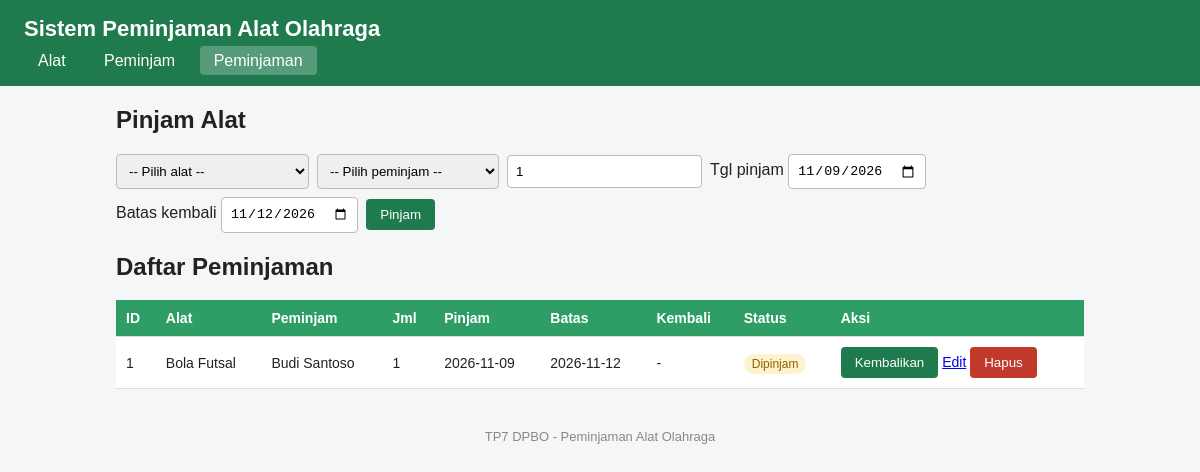
The app's page /index.php?page=loans with its own data.
### tables this page shows
CREATE TABLE loans (
    id INT AUTO_INCREMENT PRIMARY KEY,
    equipment_id INT NOT NULL,
    borrower_id INT NOT NULL,
    quantity INT NOT NULL DEFAULT 1,
    loan_date DATE NOT NULL,
    due_date DATE NOT NULL,
    return_date DATE NULL,
    status ENUM('borrowed','returned') NOT NULL DEFAULT 'borrowed',
    FOREIGN KEY (equipment_id) REFERENCES equipment(id),
    FOREIGN KEY (borrower_id) REFERENCES borrowers(id)
);

CREATE TABLE equipment (
    id INT AUTO_INCREMENT PRIMARY KEY,
    name VARCHAR(100) NOT NULL,
    category VARCHAR(50) NOT NULL,
    stock INT NOT NULL DEFAULT 0
);

CREATE TABLE borrowers (
    id INT AUTO_INCREMENT PRIMARY KEY,
    name VARCHAR(100) NOT NULL,
    nim VARCHAR(20) NOT NULL UNIQUE,
    phone VARCHAR(15)
);

### index.php (called while the page is built, shortened)
<?php
require_once 'class/Loan.php';
$db = (new Database())->getConnection();
$loan      = new Loan($db);
$page = $_GET['page'] ?? 'equipment';
$editData = null;
include 'view/header.php';
include 'view/' . $page . '.php';
include 'view/footer.php';

### class/Loan.php (called while the page is built, shortened)
<?php
class Loan
{
    private $db;
    public function __construct($db)
    {
        $this->db = $db;
    }
    public function getAllLoans() {
        $stmt = $this->db->prepare(
            "SELECT l.*, e.name AS equipment_name, b.name AS borrower_name
             FROM loans l
             JOIN equipment e ON l.equipment_id = e.id
             JOIN borrowers b ON l.borrower_id = b.id
             ORDER BY l.id DESC"
        );
        $stmt->execute();
        return $stmt->fetchAll();
    }
}

### view/loans.php (the view, shortened to what this page needs)
<?php
$borrowerList = $borrower->getAllBorrowers();
?>
<?php if ($editData): ?>
<h2>Edit Peminjaman #<?= e($editData['id']) ?></h2>
<p class="note">Jumlah &amp; alat tidak bisa diubah agar stok tetap konsisten. Hapus lalu buat ulang jika salah.</p>
<form method="post" action="index.php?page=loans">
    <input type="hidden" name="action" value="update_loan">
    <input type="hidden" name="id" value="<?= e($editData['id']) ?>">
    <select name="borrower_id" required>
        <?php foreach ($borrowerList as $b): ?>
        <option value="<?= e($b['id']) ?>" <?= $b['id'] == $editData['borrower_id'] ? 'selected' : '' ?>><?= e($b['name']) ?> (<?= e($b['nim']) ?>)</option>
        <?php endforeach; ?>
    </select>
    <label>Batas kembali <input type="date" name="due_date" required value="<?= e($editData['due_date']) ?>"></label>
    <button type="submit">Update</button>
    <a href="index.php?page=loans" class="btn-cancel">Batal</a>
</form>
<?php else: ?>
<h2>Pinjam Alat</h2>
<form method="post" action="index.php?page=loans">
    <select name="equipment_id" required>
        <option value="">-- Pilih alat --</option>
    </select>
    <select name="borrower_id" required>
        <option value="">-- Pilih peminjam --</option>
    </select>
    <input type="number" name="quantity" min="1" value="1" required>
    <label>Tgl pinjam <input type="date" name="loan_date" required value="<?= date('Y-m-d') ?>"></label>
    <label>Batas kembali <input type="date" name="due_date" required value="<?= date('Y-m-d', strtotime('+3 days')) ?>"></label>
    <button type="submit">Pinjam</button>
</form>
<?php endif; ?>
<h2>Daftar Peminjaman</h2>
<table>
    <tr><th>ID</th><th>Alat</th><th>Peminjam</th><th>Jml</th><th>Pinjam</th><th>Batas</th><th>Kembali</th><th>Status</th><th>Aksi</th></tr>
    <?php foreach ($loan->getAllLoans() as $row): ?>
    <tr>
        <td><?= e($row['id']) ?></td>
        <td><?= e($row['equipment_name']) ?></td>
        <td><?= e($row['borrower_name']) ?></td>
        <td><?= e($row['quantity']) ?></td>
        <td><?= e($row['loan_date']) ?></td>
        <td><?= e($row['due_date']) ?></td>
        <td><?= e($row['return_date'] ?? '-') ?></td>
        <td><span class="badge <?= e($row['status']) ?>"><?= $row['status'] === 'borrowed' ? 'Dipinjam' : 'Dikembalikan' ?></span></td>
        <td>
            <?php if ($row['status'] === 'borrowed'): ?>
            <form method="post" action="index.php?page=loans" class="inline">
                <button type="submit">Kembalikan</button>
            </form>
            <?php endif; ?>
            <a href="index.php?page=loans&edit=<?= e($row['id']) ?>">Edit</a>
            <form method="post" action="index.php?page=loans" class="inline" onsubmit="return confirm('Hapus data peminjaman ini?')">
                <button type="submit" class="danger">Hapus</button>
            </form>
        </td>
    </tr>
    <?php endforeach; ?>
</table>

### style.css (style rules this page uses)
* { box-sizing: border-box; }
body { font-family: Arial, sans-serif; margin: 0; background: #f4f6f8; color: #222; }
form { margin-bottom: 20px; display: flex; flex-wrap: wrap; gap: 8px; align-items: center; }
form.inline { display: inline; margin: 0; }
input, select { padding: 8px; border: 1px solid #bbb; border-radius: 4px; }
button { padding: 8px 14px; background: #1f7a4d; color: #fff; border: 0; border-radius: 4px; cursor: pointer; }
button.danger { background: #c0392b; }
table { width: 100%; border-collapse: collapse; background: #fff; }
th, td { padding: 10px; border-bottom: 1px solid #ddd; text-align: left; font-size: 14px; }
th { background: #2e9e66; color: #fff; }
.badge { padding: 3px 8px; border-radius: 10px; font-size: 12px; }
.badge.borrowed { background: #fff3cd; color: #856404; }

### records on screen
loans: id "1", equipment.name "Bola Futsal", borrower.name "Budi Santoso", quantity "1", loan_date "2026-11-09", due_date "2026-11-12", return_date "-", status "Dipinjam"
